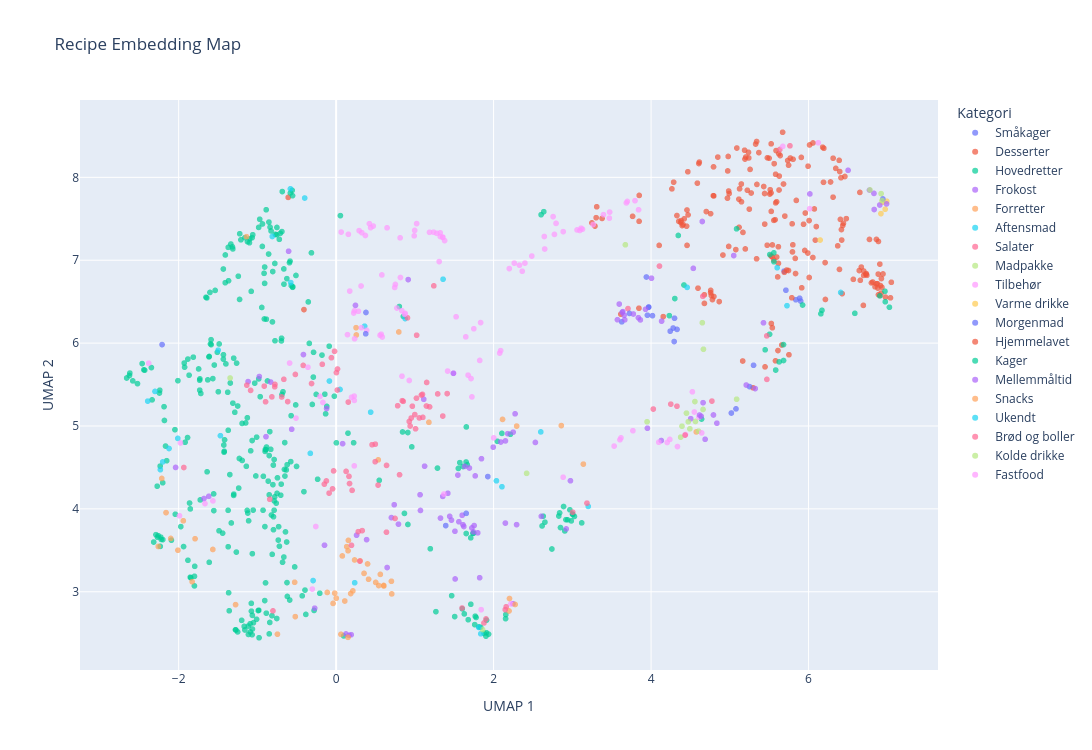

Notebook source saved alongside this figure:
### Code cell
categories = [slug_to_category.get(slug, "Ukendt") for slug in ids]

fig = px.scatter(
    x=coords[:, 0],
    y=coords[:, 1],
    color=categories,
    hover_name=titles,
    hover_data={"id": ids, "category": categories},
    title="Recipe Embedding Map",
    labels={"x": "UMAP 1", "y": "UMAP 2", "color": "Kategori"},
    opacity=0.7,
    width=1100,
    height=750,
)
fig.update_traces(marker=dict(size=6))
fig.show()

### Figure 1 — Plotly figure (JSON) as saved in the notebook; plotly's stock layout.template omitted (floating-point values rounded to 4 significant figures; data arrays with more than 128 entries replaced by an {"elided": "..."} marker saying what was removed)
{"data": [{"customdata": [["fedtebrod-med-romglasur", "Småkager"], ["3-nemme-smakager-med-", "Småkager"], ["kransekage-sandwich", "Småkager"], ["peberkager", "Småkager"], ["specier", "Småkager"]], "hovertemplate": "<b>%{hovertext}</b><br><br>Kategori=Småkager<br>UMAP 1=%{x}<br>UMAP 2=%{y}<br>id=%{customdata[0]}<br>category=%{customdata[1]}<extra></extra>", "hovertext": ["Fedtebrød ", "Småkagedej", "Kransekage-sandwich", "Sprøde peberkager", "Specier"], "legendgroup": "Småkager", "marker": {"color": "#636efa", "opacity": 0.7, "size": 6, "symbol": "circle"}, "mode": "markers", "name": "Småkager", "showlegend": true, "type": "scattergl", "x": [5.9, 5.839, 5.688, 5.887, 5.712], "xaxis": "x", "y": [6.507, 6.523, 6.868, 6.542, 6.638], "yaxis": "y"}, {"customdata": {"elided": "196x2 str values"}, "hovertemplate": "<b>%{hovertext}</b><br><br>Kategori=Desserter<br>UMAP 1=%{x}<br>UMAP 2=%{y}<br>id=%{customdata[0]}<br>category=%{customdata[1]}<extra></extra>", "hovertext": {"elided": "196 str values"}, "legendgroup": "Desserter", "marker": {"color": "#EF553B", "opacity": 0.7, "size": 6, "symbol": "circle"}, "mode": "markers", "name": "Desserter", "showlegend": true, "type": "scattergl", "x": {"elided": "196 float values"}, "xaxis": "x", "y": {"elided": "196 float values"}, "yaxis": "y"}, {"customdata": {"elided": "344x2 str values"}, "hovertemplate": "<b>%{hovertext}</b><br><br>Kategori=Hovedretter<br>UMAP 1=%{x}<br>UMAP 2=%{y}<br>id=%{customdata[0]}<br>category=%{customdata[1]}<extra></extra>", "hovertext": {"elided": "344 str values"}, "legendgroup": "Hovedretter", "marker": {"color": "#00cc96", "opacity": 0.7, "size": 6, "symbol": "circle"}, "mode": "markers", "name": "Hovedretter", "showlegend": true, "type": "scattergl", "x": {"elided": "344 float values"}, "xaxis": "x", "y": {"elided": "344 float values"}, "yaxis": "y"}, {"customdata": {"elided": "66x2 str values"}, "hovertemplate": "<b>%{hovertext}</b><br><br>Kategori=Frokost<br>UMAP 1=%{x}<br>UMAP 2=%{y}<br>id=%{customdata[0]}<br>category=%{customdata[1]}<extra></extra>", "hovertext": ["Sushi bowl", "Skinkepita med ærter", "Osteboller ", "Tunfrikadeller", "Banh Mi sandwich", "Æggekage med linser og koriander", "Toast a la croque monsieur", "Svampedeller", "Filodejspakker med æg og spinat", "Gözleme - fyldte tyrkiske fladbrød", "Kikærte-spread", "Svinemørbrad i ovn", "Stegte sild i eddike", "Sushi bowl med chilibagt laks", "Champignontærte", "Frokosttærte", "Panini", "Hytteost med syltede grøntsager", "Avocadomad", "Hasselback rodfrugter", "Sprøde majs fritters", "Ostemad med æble og timian", "Smørrebrødstapas med rejer og mango", "Toast med ost og skinke", "Rugbrødstoast med bagt avocado og æg", "Ørred og æggestand", "Croque monsieur", "Omelet", "Paneer sandwich", "Spinatpie", "Skinkesalat", "Burgerboller med hytteost", "Falafel wrap", "Quinoa bowl", "Brunede kartofler i ovn", "Djævleæg", "Frikadeller", "Grove horn med skinke og ost", "Sødt rugbrød med mandler og tranebær", "Scrambled æg med hytteost", "Små ostesouffléer", "Rejesalat i pitabrød", "Wraps med røget mørbrad", "Grøntsagsfrikadeller med tomatsalsa og dip", "Grønlangkål", "Leftover toast", "Thaiinspireret ostemad ", "Tærte med ost og tomater", "Pizza med skinke, chili og oliven", "Svampebøffer", "Veggetoast", "Bento box", "Krydret squash toast", "Porretærte med bacon", "Tortilla wrap", "Mini pizzaer", "Oksefrikadeller ", "Kyllingeburger med ost", "Kyllingesandwich med karrydressing", "Sandwichbrød", "Kyllingesandwich med cæsarmayo, syltede rødløg og sprøde ostechips", "Bowl med hytteost, avocado og chiliolie", "Ovnbagt æggekage med hytteost, skinke og spinat", "Burger med spidskålssalat og krydret hytteost", "Waldorfsalat", "Pizzatoast"], "legendgroup": "Frokost", "marker": {"color": "#ab63fa", "opacity": 0.7, "size": 6, "symbol": "circle"}, "mode": "markers", "name": "Frokost", "showlegend": true, "type": "scattergl", "x": [0.1641, 0.702, 3.953, -0.1474, -2.039, 1.635, 1.724, -1.678, 1.846, 1.995, 0.2598, -0.6035, -0.2723, 0.1917, 2.18, 2.248, 2.15, 1.123, 1.326, -0.4152, 2.246, 1.559, 0.6478, 1.744, 1.601, 1.354, 1.753, 1.767, 1.442, 2.091, 0.7379, 4.504, 1.511, 1.066, 0.2456, 1.419, -0.8905, 4.129, 4.836, 1.546, 2.531, 0.3871, 0.7918, 0.08244, 0.9153, 1.799, 1.509, 2.15, 2.923, -1.617, 1.622, 0.1245, 1.611, 2.273, 1.823, 2.606, -0.5642, -0.832, -1.118, 4.686, -0.9754, 1.071, 1.693, -0.121, 1.113, 2.292], "xaxis": "x", "y": [2.475, 3.895, 4.973, 3.561, 4.5, 4.512, 3.77, 4.125, 4.605, 4.744, 3.682, 7.108, 2.801, 2.482, 4.908, 4.925, 3.828, 4.515, 3.889, 5.862, 2.856, 3.845, 3.292, 3.722, 3.923, 4.151, 3.799, 4.398, 3.91, 4.807, 4.05, 5.088, 3.154, 4.17, 6.455, 4.188, 4.871, 4.825, 5.034, 4.408, 4.802, 3.629, 3.815, 4.787, 6.766, 3.711, 3.73, 4.82, 3.758, 4.151, 3.787, 2.491, 3.808, 5.147, 3.169, 3.91, 4.961, 5.531, 5.536, 4.84, 5.597, 3.981, 4.493, 5.21, 5.322, 3.81], "yaxis": "y"}, {"customdata": [["champignonsuppe", "Forretter"], ["smorstegt-brod-med-gronkalschips-og-rogn", "Forretter"], ["bedecarpaccio-med-gedeostcreme", "Forretter"], ["asparges-med-rogn-vinaigrette-og-pocherede-ag", "Forretter"], ["fjordrejer-med-dildmayo", "Forretter"], ["solsikkebrod", "Forretter"], ["muslingesuppe", "Forretter"], ["tapas-til-nytar", "Forretter"], ["bruschetta", "Forretter"], ["tantanmen-ramen", "Forretter"], ["gravad-laks-med-citronrasp-og-sennepscreme", "Forretter"], ["sprode-kartoffelvafler", "Forretter"], ["persillesuppe-til-forret", "Forretter"], ["blinis-med-stenbiderrogn", "Forretter"], ["jomfruhummerhaler-x-2", "Forretter"], ["rimmet-torsk-med-jordskokker", "Forretter"], ["hvide-asparges-i-egen-lage-med-kold-rygeost", "Forretter"], ["tunfiskemousse", "Forretter"], ["roget-hellefisk-i-kalvebouillon", "Forretter"], ["grillet-fennikel-med-smor-revet-ost-og-ristede-nodder", "Forretter"], ["nachos-med-ost", "Forretter"], ["ceviche", "Forretter"], ["tapas-skeer", "Forretter"], ["roget-lammekod-med-jordskoksalat-", "Forretter"], ["kyllingelevermousse-med-portvinssky", "Forretter"], ["blomkalsblinis-med-citronsyltede-rodlog-og-kaviar", "Forretter"], ["gratinerede-osters-med-strimlet-gront", "Forretter"], ["rejesalat-med-asparges", "Forretter"], ["artiskokker-med-mild-ostecreme", "Forretter"], ["aspargessuppe", "Forretter"], ["fiskefilet-med-ansjos-mayo", "Forretter"], ["majskolber-med-koriandersmor", "Forretter"], ["salte-ableskiver-med-ostefyld", "Forretter"], ["laksesalat", "Forretter"], ["sushi-dogs", "Forretter"], ["miso-suppe", "Forretter"], ["ristet-brod-med-krydrede-kantareller", "Forretter"], ["kold-artesuppe-med-rejer-og-brus", "Forretter"], ["artesuppe-med-linsetopping", "Forretter"], ["3-slags-laks", "Forretter"], ["couscoussalat-med-avocado", "Forretter"], ["nuggets-i-airfryer", "Forretter"], ["lakseruller", "Forretter"], ["maki-sushi", "Forretter"], ["ceviche-med-rejer", "Forretter"], ["tapas-med-roget-fisk-og-foie-gras", "Forretter"], ["laksetatar", "Forretter"], ["jordskokkesuppe-med-torsk", "Forretter"], ["sprode-pastaskaller-med-flyvefiskerogn", "Forretter"], ["hjemmelavet-gravad-laks", "Forretter"]], "hovertemplate": "<b>%{hovertext}</b><br><br>Kategori=Forretter<br>UMAP 1=%{x}<br>UMAP 2=%{y}<br>id=%{customdata[0]}<br>category=%{customdata[1]}<extra></extra>", "hovertext": ["Champignonsuppe", "Smørstegt brød med grønkålschips og rogn", "Bedecarpaccio med gedeostcreme", "Asparges med rogn-vinaigrette og pocherede æg", "Fjordrejer med dildmayo", "Solsikkebrød", "Muslingesuppe", "Tapas til nytår", "Bruschetta", "Cremet ramen", "Gravad laks med citronrasp og sennepscreme", "Kartoffelvafler", "Persillesuppe ", "Blinis med stenbiderrogn", "Jomfruhummerhaler x 2", "Rimmet torsk med jordskokker", "Hvide asparges i krydret lage med rygeostcreme", "Tunmousse", "Røget hellefisk i kalvebouillon", "Grillet fennikel med smør, revet ost og ristede nødder", "Nachos med ost", "Ceviche", "Tapas-skeer", "Røget lammekød med jordskokkesalat ", "Kyllingelevermousse med portvinssky", "Blomkålsblinis med citronsyltede rødløg og kaviar", "Gratinerede østers med strimlet grønt", "Rejesalat med asparges", "Artiskokker med mild ostecreme", "Aspargessuppe", "Fiskefilet med ansjos-mayo", "Majskolber med koriandersmør", "Salte æbleskiver med ostefyld", "Laksesalat", "Sushi dogs", "Misosuppe", "Ristet brød med krydrede kantareller", "Kold ærtesuppe med rejer og brus", "Ærtesuppe med linsetopping ", "3 slags laks", "Couscoussalat med avocado", "Nuggets i airfryer", "Lakseruller", "Maki sushi", "Ceviche med rejer", "Tapas med røget fisk og foie gras", "Laksetatar", "Jordskokkesuppe med torsk", "Sprøde pastaskaller med flyvefiskerogn", "Gravad laks med rævesauce"], "legendgroup": "Forretter", "marker": {"color": "#FFA15A", "opacity": 0.7, "size": 6, "symbol": "circle"}, "mode": "markers", "name": "Forretter", "showlegend": true, "type": "scattergl", "x": [-1.941, 0.5616, 1.178, 0.3047, 0.1515, 4.574, -1.566, 0.7019, 2.86, -2.214, 0.002157, 0.2531, -2.1, 0.5403, 0.0788, -1.277, 0.1345, 0.2347, -0.5187, 0.7961, 2.202, 0.1098, 0.6036, -0.5265, -1.138, 0.7063, 0.3544, 0.1562, 2.114, -1.791, -0.7452, 2.196, 2.293, -0.1126, 0.1511, -2.16, 0.3992, -2.009, -2.259, -0.03883, 0.5349, 0.2569, 0.1849, 0.06112, 0.412, 0.6059, 0.2127, -1.829, 0.5025, -0.0178], "xaxis": "x", "y": [3.856, 3.21, 5.044, 3.372, 3.495, 4.928, 3.51, 3.126, 5.005, 4.367, 2.922, 6.186, 3.643, 3.075, 3.432, 2.845, 3.544, 3.383, 2.7, 6.134, 2.918, 2.888, 3.076, 3.114, 7.284, 2.974, 3.222, 3.62, 5.079, 3.64, 2.488, 2.768, 4.999, 2.991, 2.45, 3.955, 3.336, 3.501, 3.546, 2.859, 4.592, 6.098, 2.978, 2.486, 3.151, 3.07, 3.01, 3.121, 3.113, 2.983], "yaxis": "y"}, {"customdata": [["linsepandekager", "Aftensmad"], ["bagekartoffel-i-airfryer", "Aftensmad"], ["vegetarisk-enchiladas", "Aftensmad"], ["grillede-auberginer", "Aftensmad"], ["rodbedeboffer1", "Aftensmad"], ["kyllingelasagne", "Aftensmad"], ["kikarteboffer", "Aftensmad"], ["grillet-blomkal-med-gremolata", "Aftensmad"], ["flanksteak1", "Aftensmad"], ["grillspyd", "Aftensmad"], ["andebryst-med-bagte-abler-log-og-sprodstegt-svar", "Aftensmad"], ["cote-de-boeuf", "Aftensmad"], ["bao-med-chilistegt-kylling", "Aftensmad"], ["risengrod-i-ovn", "Aftensmad"], ["madpandekager", "Aftensmad"], ["rodkal", "Aftensmad"], ["fyldte-peberfrugter1", "Aftensmad"], ["grillet-laks", "Aftensmad"], ["koldhavet-pizzadej", "Aftensmad"]], "hovertemplate": "<b>%{hovertext}</b><br><br>Kategori=Aftensmad<br>UMAP 1=%{x}<br>UMAP 2=%{y}<br>id=%{customdata[0]}<br>category=%{customdata[1]}<extra></extra>", "hovertext": ["Linsepandekager", "Bagekartoffel i airfryer", "Vegetarisk enchiladas ", "Grillede auberginer", "Rødbedebøffer", "Kyllingelasagne ", "Krydrede kikærtebøffer", "Grillet blomkål med gremolata", "Flanksteak", "Grillspyd", "Andebryst med bagte æbler, løg og sprødstegt svær", "Cote de boeuf", "Bao med chilistegt kylling", "Risengrød i ovn", "Madpandekager ", "Hjemmelavet rødkål", "Fyldte peberfrugter", "Grillet laks", "Koldhævet pizzadej"], "legendgroup": "Aftensmad", "marker": {"color": "#19d3f3", "opacity": 0.7, "size": 6, "symbol": "circle"}, "mode": "markers", "name": "Aftensmad", "showlegend": true, "type": "scattergl", "x": [2.036, 0.3616, 1.837, 0.04978, 0.4386, -1.47, -2.3, 0.8767, -0.5755, -0.08512, -0.5807, -0.8112, -2.122, 4.458, 2.106, 1.358, -0.3276, -0.2925, 3.202], "xaxis": "x", "y": [4.338, 6.204, 2.493, 5.441, 5.167, 4.883, 5.417, 6.296, 6.73, 5.542, 7.862, 7.287, 4.728, 6.672, 4.267, 6.771, 4.67, 3.135, 4.03], "yaxis": "y"}, {"customdata": {"elided": "78x2 str values"}, "hovertemplate": "<b>%{hovertext}</b><br><br>Kategori=Salater<br>UMAP 1=%{x}<br>UMAP 2=%{y}<br>id=%{customdata[0]}<br>category=%{customdata[1]}<extra></extra>", "hovertext": ["Salat med oksekød og bacon", "Quinoasalat med granatæblekerner", "Tunsalat", "Mexicansk pastasalat", "Lun græsk kartoffelsalat", "Hakkebøffer og grillet græsk salat", "Sprød salat med røget laks og hytteost", "Salat med røget kylling og kikærter", "Kartoffelsalat med grillede jordbær", "Blomkålssalat", "Rødkålssalat med vindruer og valnødder", "Æblesalat", "Grov nudelsalat med ost og grønt", "Coleslaw", "Bagt butternut med hot honey", "Frikadeller af kylling med kulørt salat", "Melonsalsa", "Coleslaw af rødkål, rødbeder og granatæblekerner", "Lammemørbrad og perlespeltsalat", "Spaghetti Carbonara med fløde", "Kyllingesalat og hvidløgsbrød med ost", "Mexican corn salad", "Nudelsalat", "Blomkålscouscous", "Melonsalat", "Skaldyrssalat", "Sprød salat med granatæble og salatost", "Quinoasalat", "Rødbedequinoa ", "Gulerodssalat med hasselnødder", "Rygeostsalat", "Frokostsalat", "Rødbedesalat med quinoa og myntefløde", "Kartoffelsalat med røget kylling", "Abemad ", "Appelsin- og gulerodssalat", "Frugtsalat med råcreme", "Köpoglu - tyrkisk salat med aubergine og peberfrugt", "Græsk salat", "Salat med nudler og nektariner", "Tabbouleh", "Asparges- og tomatsalat med sprøde hvidløgscroutoner", "Rejesalat med Rhode island dressing", "Salat med vilde ris, bønner og citron", "Salat med bagte vindruer", "Vindruesalat med løg og persille", "Violsalat med blåskimmel og valnødder", "Pastasalat med grønt", "Salat med kakifrugt ", "Havregrynspandekager med frugtsalat", "Mexicansk tacosalat", "Frugtsalat med ingefær og skyr   ", "Pastasalat", "Kebabpizza ", "Banh Mi salat ", "Hokkaidosalat med hasselnødder og brombær", "Grillede grøntsager med edamamehummus", "Vandmelonsalat med salatost", "Grøn kartoffelsalat", "Italiensk pastasalat", "Kyllingesalat med mælkebøtte", "Skinke med rygeostsalat", "Rødfisk med lun salat", "Salat med kartofler, dild og smilende æg", "Smashed kartoffelsalat", "Sprød gnocchisalat", "Salat med ramsløgsgremolata", "Bønnesalat med mango, nødder og salatost", "Crispy rice græskarsalat", "Rejesalat med mango", "Frisk melonsalat med hyldeblomst og softice", "Frisk tomatsalsa med ristede majs", "Stegte kyllingelår med pastasalat", "Frisk spinatsalat med mynte og salatost", "Tacosalat med sprød kylling", "Salat med kylling, pasta og jordbær ", "Salade Nicoise", "Aspargessalat med perlespelt og kylling"], "legendgroup": "Salater", "marker": {"color": "#FF6692", "opacity": 0.7, "size": 6, "symbol": "circle"}, "mode": "markers", "name": "Salater", "showlegend": true, "type": "scattergl", "x": [0.5327, 0.94, 0.1954, 1.878, 0.01764, -0.3124, 0.6402, -0.6912, -0.418, 1.023, 1.097, 1.083, 0.1701, 1.241, 0.7815, -0.896, 1.41, 1.021, -0.6641, -0.8428, -1.086, 2.148, 0.1634, 0.9062, 1.29, 0.3017, 0.9995, 0.9285, 1.008, 0.9681, 0.6393, 0.8054, 0.9532, -0.7765, 4.107, 1.101, 5.635, 0.1542, 0.003896, 0.1268, 0.4977, -0.1236, 0.2812, -0.6153, 1.057, 1.147, 1.187, -0.0457, 1.15, 4.657, 1.903, 3.707, -0.08928, 3.005, -1.934, 0.8397, 0.01502, 1.354, -0.02014, -0.1495, -0.9128, 0.7481, -0.802, -0.5175, -0.176, -0.03202, -0.05976, 0.4957, 0.8524, 0.3314, 5.763, 2.16, -1.134, 0.4565, 1.6, -0.7798, 0.203, -0.8161], "xaxis": "x", "y": [4.287, 5.0, 3.56, 2.624, 5.687, 5.512, 4.524, 5.35, 5.731, 6.095, 5.382, 5.373, 4.305, 6.691, 5.244, 5.292, 5.391, 5.336, 5.563, 4.116, 5.429, 2.784, 4.392, 6.305, 5.387, 3.37, 5.137, 5.055, 4.966, 5.239, 3.719, 4.412, 5.096, 5.502, 6.929, 5.104, 8.336, 5.288, 5.644, 4.452, 4.781, 4.337, 3.725, 5.294, 5.097, 5.241, 5.231, 4.241, 5.525, 6.565, 2.672, 6.417, 4.19, 3.96, 4.499, 5.305, 5.434, 5.12, 5.901, 4.298, 5.481, 3.884, 2.769, 5.622, 5.744, 4.458, 5.824, 4.569, 5.298, 3.738, 8.38, 2.819, 5.492, 4.774, 2.803, 5.473, 4.223, 5.351], "yaxis": "y"}, {"customdata": [["snurrer-med-pesto", "Madpakke"], ["myslibar", "Madpakke"], ["frugtboller", "Madpakke"], ["reste-vafler", "Madpakke"], ["mysliboller-med-hytteost", "Madpakke"], ["svensk-knakbrod", "Madpakke"], ["madpandekager-med-fyld", "Madpakke"], ["glaserede-kolde-kyllingespyd", "Madpakke"], ["figenpalag", "Madpakke"], ["nemme-kernestykker-med-ske", "Madpakke"], ["knakbrod", "Madpakke"], ["bananbrod-med-havregryn", "Madpakke"], ["gulerodsbrud", "Madpakke"], ["polsehorn", "Madpakke"], ["saftige-rugbrodsboller-med-chokolade", "Madpakke"], ["madpakkeboller-med-squash-gulerodder-og-ost", "Madpakke"], ["koldhavede-boller-med-kefir-og-graskarkerner", "Madpakke"]], "hovertemplate": "<b>%{hovertext}</b><br><br>Kategori=Madpakke<br>UMAP 1=%{x}<br>UMAP 2=%{y}<br>id=%{customdata[0]}<br>category=%{customdata[1]}<extra></extra>", "hovertext": ["Snurrer med pesto", "Myslibar ", "Frugtboller", "Reste-vafler", "Mysliboller med hytteost", "Svensk knækbrød", "Madpandekager med fyld ", "Glaserede kolde kyllingespyd", "Figenpålæg", "Nemme kernestykker med ske", "Knækbrød", "Bananbrød med havregryn", "Gulerodsbrud", "Pølsehorn ", "Saftige rugbrødsboller med chokolade", "Madpakkeboller ", "Koldhævede boller med kefir, kerner og squash "], "legendgroup": "Madpakke", "marker": {"color": "#B6E880", "opacity": 0.7, "size": 6, "symbol": "circle"}, "mode": "markers", "name": "Madpakke", "showlegend": true, "type": "scattergl", "x": [3.949, 4.665, 4.66, 2.419, 4.556, 4.493, 1.86, -1.347, 3.673, 4.45, 4.376, 4.651, 4.564, 4.603, 5.086, 4.393, 4.472], "xaxis": "x", "y": [5.051, 5.926, 5.2, 4.429, 5.295, 4.966, 2.544, 5.579, 7.186, 5.155, 4.865, 6.246, 5.054, 4.938, 5.323, 4.998, 5.052], "yaxis": "y"}, {"customdata": {"elided": "116x2 str values"}, "hovertemplate": "<b>%{hovertext}</b><br><br>Kategori=Tilbehør<br>UMAP 1=%{x}<br>UMAP 2=%{y}<br>id=%{customdata[0]}<br>category=%{customdata[1]}<extra></extra>", "hovertext": ["Hjemmelavet smør", "Blomkålsfad", "Juleskinke med sennepsgratinering", "Börek ", "Focaccia brød", "Syltede rødløg med tranebær", "Æggestand", "Druerelish", "Burgerboller", "Asparges med misosmør", "Mayonnaise", "Ovnbagte rødbeder", "Blommemarmelade", "Syltede tomater ", "Smørsauce med sennep", "Fyldte champignoner", "Thousand Island dressing", "Laks i ovn", "Portobellosauce", "Lassi - sød og salt", "Bechamelsauce", "Fyldte brød med spinat og ost", "Farmordressing", "Pandebrød med nigellafrø", "Grøntsagsfad i ovn", "Ispanak borani - Tyrkisk spinatdip", "Hummus med edamamebønner", "Tigerrejer på spyd", "Glaserede kartofler og rodfrugter", "Maltbrød med kefir og rug", "Autentisk ratatouille", "Syltede svampe", "Ristede kikærter", "Syltede abrikoser", "Agurkesalat", "Råcreme", "Stracciatella ost", "Ajvar-dip", "Flødekartofler", "Stuvede kartofler", "Chutney", "Stikkelsbærmarmelade", "Karamelliseret løgmarmelade til skimmelost", "Appelsin- og abrikosmarmelade", "Rød dressing", "Ramsløgspesto", "Persillesovs", "Croutoner", "Kryddersmør med rosmarin", "Langtidshævet brød", "Goma dressing", "Søde kartoffelfritter i airfryer", "Hvidløgsflutes", "Lemonade", "Rødløgssmør", "Dadler med bacon", "Paprikamandler", "Chimichurri", "Pærechutney med chili", "Rabarberchutney", "Grillede asparges og squash", "Urtedressing med friske krydderurter", "Rødvinssauce", "Syltede grønne tomater", "Syltede blommer", "Blåskimmelost med tranebærkompot", "Ratatouille ", "Pico de gallo", "Nemt ostebrød på grill", "Dijonnaise", "Pommes frites i airfryer", "Bacon i ovn", "Kartofler i airfryer", "Citrondressing", "Æbler med gelé", "Stuvet rosenkål", "Saltkartofler", "Kvæde-tomat kompot", "Karamelliserede figner til ost", "Speltkerner med svampe og spinat", "Krydrede nødder", "Tomattapenade", "Nem tomatsovs", "Semidried cherrytomater", "Ovnbagte grøntsager", "Frosset flødeskum i fire varianter", "Stuvet glaskål", "Chunky chiliolie", "Ost med balsamicomandler og bagt marcipan", "Blomkålsmos", "Blomkålssteaks med oste-gremolata", "Buffetspyd", "Grillpakker med kartofler og oliven", "Hvidløgssauce", "Stuvede porrer", "Edamamebønner", "Sød kartoffelmos med sprød top", "Cremet dip af blå ost", "Dressing med dijonsennep og estragon", "Bearnaise", "Burgerdressing", "Saltkogte kartofler med mojo rojosauce", "Broccolifritter", "Hjemmebagte tortillas", "Hollandaisesauce med fløde", "Boller - til baby", "Flutes", "Spyd med grillet ost", "Rødvinskogte figner", "Rissalat", "Irske boller med kartoffel", "Bagt blomkål", "Hokkaidofritter", "Syltede rødløg ", "Hollandaisesauce", "Nemme ostebrød"], "legendgroup": "Tilbehør", "marker": {"color": "#FF97FF", "opacity": 0.7, "size": 6, "symbol": "circle"}, "mode": "markers", "name": "Tilbehør", "showlegend": true, "type": "scattergl", "x": [1.022, 0.8343, 0.8167, 2.001, 4.098, 2.649, 1.369, 2.773, 4.608, -1.989, 0.9974, 0.8365, 3.699, 2.486, 0.647, -1.565, 1.355, -0.3029, 0.06382, -2.381, 0.3261, 3.769, 1.322, 4.437, -0.5096, 1.725, 1.492, -0.2582, 0.2236, 4.643, -0.1676, 2.328, 1.824, 3.395, 2.2, 5.673, 2.883, 0.2309, 0.1727, 0.3165, 2.644, 3.796, 3.111, 3.474, 1.323, 0.2348, 0.2921, 3.531, 0.9913, 4.335, 1.647, 0.5576, 4.238, 6.014, 0.813, 1.713, 2.077, 1.308, 2.793, 2.755, 0.2298, 1.354, 0.1557, 2.398, 3.686, 3.06, -0.2049, 2.22, 3.618, 1.186, 0.3874, 1.676, 0.3212, 1.278, 3.841, 0.7436, 0.2333, 2.884, 3.264, -1.665, 2.089, 1.835, 1.524, 2.363, -0.3581, 6.124, 0.7527, 1.749, 3.095, 0.7718, 0.8695, -0.5911, 0.1446, 0.372, 0.5809, 1.416, 0.5733, 3.129, 1.238, 0.4225, 1.378, 0.2828, 0.5864, 1.843, 0.4381, 4.524, 4.205, 0.1956, 3.47, 0.2306, 4.55, 0.8774, 0.9286, 2.262, 0.4714, 3.604], "xaxis": "x", "y": [7.442, 6.392, 6.791, 4.856, 4.804, 7.135, 4.179, 7.311, 5.106, 3.916, 7.36, 5.601, 7.709, 7.05, 7.391, 4.096, 7.278, 3.032, 7.34, 5.757, 7.332, 4.943, 7.331, 4.896, 5.095, 5.351, 5.637, 3.787, 6.363, 4.916, 5.284, 6.94, 5.791, 7.55, 6.899, 8.374, 4.382, 5.309, 6.628, 6.689, 7.286, 7.718, 7.386, 7.581, 7.286, 6.052, 7.357, 4.757, 7.294, 4.752, 6.076, 6.094, 4.838, 7.621, 7.27, 5.573, 5.88, 6.984, 7.445, 7.526, 5.361, 7.275, 7.313, 6.965, 7.692, 7.365, 5.357, 2.853, 4.857, 7.337, 6.155, 5.613, 6.186, 7.324, 7.609, 6.671, 6.391, 7.345, 7.431, 4.063, 5.909, 6.248, 6.318, 6.867, 5.709, 8.417, 6.708, 6.173, 7.359, 6.423, 6.348, 5.759, 6.102, 7.299, 6.823, 5.663, 6.107, 7.375, 7.338, 7.441, 7.237, 6.384, 6.074, 2.784, 7.393, 5.412, 4.801, 5.346, 7.507, 4.519, 5.169, 6.358, 5.549, 6.965, 7.412, 4.834], "yaxis": "y"}, {"customdata": [["chokoladeskeer", "Varme drikke"], ["varm-chokolade-med-havredrik", "Varme drikke"], ["chai-latte-med-havredrik", "Varme drikke"], ["irish-coffee", "Varme drikke"], ["glogg-ekstrakt", "Varme drikke"]], "hovertemplate": "<b>%{hovertext}</b><br><br>Kategori=Varme drikke<br>UMAP 1=%{x}<br>UMAP 2=%{y}<br>id=%{customdata[0]}<br>category=%{customdata[1]}<extra></extra>", "hovertext": ["Chokoladeskeer", "Varm chokolade med havredrik", "Chai latte med havredrik ", "Irish coffee", "Gløgg ekstrakt"], "legendgroup": "Varme drikke", "marker": {"color": "#FECB52", "opacity": 0.7, "size": 6, "symbol": "circle"}, "mode": "markers", "name": "Varme drikke", "showlegend": true, "type": "scattergl", "x": [6.919, 6.973, 6.938, 6.994, 6.147], "xaxis": "x", "y": [7.562, 7.615, 7.698, 7.711, 7.244], "yaxis": "y"}, {"customdata": [["kobenhavnerbirkes", "Morgenmad"], ["ag-i-airfryer", "Morgenmad"], ["brunchbrat", "Morgenmad"], ["masalakrydrede-rysteribs", "Morgenmad"], ["iskaffe-med-havredrik", "Morgenmad"], ["chia-oats-med-bar", "Morgenmad"], ["boghvede-crunch", "Morgenmad"], ["hvidlogstomater-med-sprod-parmaskinke", "Morgenmad"], ["tiramisu-overnight-oat", "Morgenmad"], ["sprode-brod-med-perlesukker", "Morgenmad"], ["jordbarmarmelade-med-chiafro", "Morgenmad"], ["sondagstoast-med-chorizo-og-pocheret-ag", "Morgenmad"], ["kokosskyr-bowl-med-chiafro-og-bar", "Morgenmad"], ["havregrod", "Morgenmad"], ["havregrod---til-baby", "Morgenmad"], ["femkornsflagemysli-med-boghvede-og-kiks", "Morgenmad"], ["grod-med-blabar-og-hasselnodder", "Morgenmad"], ["croissanter", "Morgenmad"], ["ra-grod-med-kefir", "Morgenmad"], ["hytteostbowl-med-frugt", "Morgenmad"], ["hash-browns", "Morgenmad"], ["rosinbrod", "Morgenmad"], ["morgenmad-til-de-sma", "Morgenmad"]], "hovertemplate": "<b>%{hovertext}</b><br><br>Kategori=Morgenmad<br>UMAP 1=%{x}<br>UMAP 2=%{y}<br>id=%{customdata[0]}<br>category=%{customdata[1]}<extra></extra>", "hovertext": ["Københavnerbirkes", "Æg i airfryer", "Brunchbræt", "Masalakrydrede rysteribs", "Iskaffe med havredrik", "Chia-oats med bær", "Boghvede crunch", "Hvidløgstomater med sprød parmaskinke", "Tiramisu overnight oats", "Sprøde brød med perlesukker", "Jordbærmarmelade med chiafrø", "Søndagstoast med chorizo og pocheret æg", "Kokosskyr bowl med chiafrø og bær", "Havregrød", "Havregrød - til baby", "Femkornsflagemysli med boghvede og kiks", "Grød med blåbær og hasselnødder", "Croissanter", "Rå grød med kefir", "Eksotisk hytteostbowl med mango", "Hash browns", "Rosinbrød", "Morgenmad til de små"], "legendgroup": "Morgenmad", "marker": {"color": "#636efa", "opacity": 0.7, "size": 6, "symbol": "circle"}, "mode": "markers", "name": "Morgenmad", "showlegend": true, "type": "scattergl", "x": [5.301, 0.3758, 1.392, -2.211, 6.944, 3.97, 4.243, 1.926, 3.968, 5.078, 3.941, 1.652, 3.726, 4.298, 4.281, 4.293, 3.953, 5.251, 4.018, 3.628, 0.3789, 5.02, 4.33], "xaxis": "x", "y": [5.733, 6.112, 3.798, 5.982, 7.739, 6.436, 6.144, 4.39, 6.432, 5.206, 6.798, 3.946, 6.358, 6.3, 6.182, 6.019, 6.337, 5.475, 6.331, 6.257, 6.37, 5.156, 6.165], "yaxis": "y"}, {"customdata": [["hjemmelavet-marcipan", "Hjemmelavet"], ["glaze-med-appelsin-og-roget-paprika", "Hjemmelavet"], ["karameller", "Hjemmelavet"], ["ribsgele", "Hjemmelavet"], ["daddelmarcipan", "Hjemmelavet"]], "hovertemplate": "<b>%{hovertext}</b><br><br>Kategori=Hjemmelavet<br>UMAP 1=%{x}<br>UMAP 2=%{y}<br>id=%{customdata[0]}<br>category=%{customdata[1]}<extra></extra>", "hovertext": ["Hjemmelavet marcipan", "Glaze med appelsin og røget paprika", "Karameller", "Ribsgelé", "Daddelmarcipan"], "legendgroup": "Hjemmelavet", "marker": {"color": "#EF553B", "opacity": 0.7, "size": 6, "symbol": "circle"}, "mode": "markers", "name": "Hjemmelavet", "showlegend": true, "type": "scattergl", "x": [5.523, -0.4084, 6.418, 3.849, 5.56], "xaxis": "x", "y": [7.052, 6.404, 7.37, 7.782, 7.001], "yaxis": "y"}, {"customdata": [["drommekage-fra-brovst", "Kager"], ["kardemommesnurrer", "Kager"], ["marcipanhorn-med-rabarber", "Kager"], ["den-du-ved-nok", "Kager"], ["cremesnegle", "Kager"], ["cremeboller", "Kager"], ["gammeldags-aebleskiver", "Kager"], ["brownie-med-sode-kartofler", "Kager"], ["kringle", "Kager"], ["chokoladekage", "Kager"], ["citronkage", "Kager"], ["citronkage-med-birkes", "Kager"], ["brunsvigersnegle", "Kager"], ["citronmane", "Kager"], ["rensdyr-med-safran", "Kager"], ["peberkagehus", "Kager"], ["franske-vafler", "Kager"], ["berlinere", "Kager"], ["sweet-potato-brownie", "Kager"]], "hovertemplate": "<b>%{hovertext}</b><br><br>Kategori=Kager<br>UMAP 1=%{x}<br>UMAP 2=%{y}<br>id=%{customdata[0]}<br>category=%{customdata[1]}<extra></extra>", "hovertext": ["Drømmekage fra Brovst", "Kardemommesnurrer", "Marcipanhorn med rabarber", "Den du ved nok", "Cremesnegle", "Cremeboller", "Gammeldags æbleskiver", "Brownie med søde kartofler", "Kringle", "Chokoladekage ", "Citronkage", "Citronkage med birkes", "Brunsvigersnegle", "Citronmåne", "Rensdyr med safran", "Peberkagehus", "Franske vafler", "Berlinere", "Sweet potato brownie"], "legendgroup": "Kager", "marker": {"color": "#00cc96", "opacity": 0.7, "size": 6, "symbol": "circle"}, "mode": "markers", "name": "Kager", "showlegend": true, "type": "scattergl", "x": [6.588, 5.583, 5.086, 6.906, 5.627, 5.449, 4.346, 6.975, 5.682, 6.971, 5.559, 5.508, 5.682, 5.56, 6.171, 5.924, 6.157, 5.505, 7.027], "xaxis": "x", "y": [6.36, 5.675, 7.379, 6.57, 5.774, 5.919, 7.299, 6.499, 5.982, 6.625, 7.09, 7.068, 5.79, 6.981, 6.396, 6.459, 6.354, 6.106, 6.433], "yaxis": "y"}, {"customdata": [["grovbirkes-", "Mellemmåltid"], ["skyr-med-ristet-rugbrod-appelsin-og-blabar", "Mellemmåltid"], ["kakaomalk-med-is-og-chokolade", "Mellemmåltid"], ["blabarkoldskal-med-kefir-og-salte-mandelkammerjunkere", "Mellemmåltid"], ["sparkling-koldskal", "Mellemmåltid"], ["frisk-smoothie-med-jordbar-lime-og-ingefar", "Mellemmåltid"], ["julekakao", "Mellemmåltid"], ["mozzarella-sticks", "Mellemmåltid"], ["gron-smoothie-med-havredrik", "Mellemmåltid"], ["kloben---tyske-juleboller", "Mellemmåltid"], ["bagt-brie", "Mellemmåltid"], ["citrontykmalk-med-noddedrys", "Mellemmåltid"], ["chokoladeispinde-med-noddekrymmel", "Mellemmåltid"], ["chokoladebrod-med-kardemomme", "Mellemmåltid"], ["ra-grod-med-skyr-rugflager-og-frugt", "Mellemmåltid"], ["skyrgrod-med-spelt-mango-og-kokos", "Mellemmåltid"], ["greenie-med-skyr-spinat-og-ingefar", "Mellemmåltid"], ["ablepandekager", "Mellemmåltid"], ["overnight-chiagrod-med-granatable", "Mellemmåltid"], ["chokoladeboller", "Mellemmåltid"], ["mokkashake", "Mellemmåltid"], ["ingefarshot", "Mellemmåltid"], ["smoothie-bowl-med-dadler-avocado-og-skyr", "Mellemmåltid"], ["grove-hveder", "Mellemmåltid"], ["gurkemeje-latte", "Mellemmåltid"], ["valnoddeboller", "Mellemmåltid"], ["smoothie-bowl-med-skyr-avocado-og-spinat", "Mellemmåltid"], ["smoothie-bowl-med-mango-og-kiwibar", "Mellemmåltid"], ["varme-hveder", "Mellemmåltid"], ["bonnedip-med-gnavegront", "Mellemmåltid"], ["chokolatte", "Mellemmåltid"], ["speltgrod-med-skovbar-og-skyr", "Mellemmåltid"]], "hovertemplate": "<b>%{hovertext}</b><br><br>Kategori=Mellemmåltid<br>UMAP 1=%{x}<br>UMAP 2=%{y}<br>id=%{customdata[0]}<br>category=%{customdata[1]}<extra></extra>", "hovertext": ["Grovbirkes ", "Skyr med ristet rugbrød, appelsin og blåbær", "Kakaomælk med is og chokolade", "Blåbærkoldskål med kefir og salte mandelkammerjunkere", "Sparkling koldskål", "Frisk smoothie med jordbær, lime og ingefær", "Julekakao", "Mozzarella sticks", "Grøn smoothie med havredrik", "Kløben juleboller", "Bagt brie", "Citrontykmælk med nøddedrys", "Chokoladeispinde med nøddekrymmel", "Chokoladebrød med kardemomme", "Rå grød med skyr, rugflager og frugt", "Skyrgrød med spelt, mango og kokos", "Greenie med skyr, spinat og ingefær", "Æblepandekager", "Overnight laktosefri chiagrød med granatæble", "Chokoladeboller", "Mokkashake", "Ingefærshot", "Smoothie bowl med dadler, avocado og skyr", "Grove hveder", "Gurkemeje latte", "Valnøddeboller", "Smoothie bowl med skyr, avocado og spinat", "Smoothie bowl med mango og kiwibær", "Varme hveder", "Bønnedip med gnavegrønt", "Chokolatte", "Speltgrød med skovbær og skyr "], "legendgroup": "Mellemmåltid", "marker": {"color": "#ab63fa", "opacity": 0.7, "size": 6, "symbol": "circle"}, "mode": "markers", "name": "Mellemmåltid", "showlegend": true, "type": "scattergl", "x": [4.66, 3.775, 6.774, 5.05, 6.017, 3.596, 6.833, 2.976, 3.633, 5.428, 1.465, 4.005, 6.502, 5.323, 3.839, 3.864, 3.657, 4.536, 3.93, 5.209, 6.831, 4.65, 3.642, 4.637, 6.904, 4.615, 3.666, 3.573, 4.792, 1.489, 6.991, 4.133], "xaxis": "x", "y": [5.281, 6.351, 7.847, 7.056, 7.8, 6.471, 7.612, 4.339, 6.371, 6.245, 3.864, 6.783, 8.085, 5.451, 6.306, 6.28, 6.336, 6.902, 6.408, 5.494, 7.806, 7.467, 6.38, 5.117, 7.666, 5.132, 6.281, 6.282, 5.133, 5.635, 7.679, 6.265], "yaxis": "y"}, {"customdata": [["popcorn", "Snacks"], ["ostestanger", "Snacks"]], "hovertemplate": "<b>%{hovertext}</b><br><br>Kategori=Snacks<br>UMAP 1=%{x}<br>UMAP 2=%{y}<br>id=%{customdata[0]}<br>category=%{customdata[1]}<extra></extra>", "hovertext": ["Popcorn", "Ostestænger"], "legendgroup": "Snacks", "marker": {"color": "#FFA15A", "opacity": 0.7, "size": 6, "symbol": "circle"}, "mode": "markers", "name": "Snacks", "showlegend": true, "type": "scattergl", "x": [2.274, 3.14], "xaxis": "x", "y": [2.846, 4.54], "yaxis": "y"}, {"customdata": [["ovnbagt-kylling-i-fad", "Ukendt"], ["rort-tatar", "Ukendt"], ["anderillette", "Ukendt"], ["romkulger-med-sorte-bonner", "Ukendt"], ["tartedej", "Ukendt"], ["kransekagestykker", "Ukendt"], ["mexi-bowl", "Ukendt"], ["karrysuppe-med-gulerodder-og-rode-linser", "Ukendt"], ["koreanske-soya-aeg", "Ukendt"], ["wonton", "Ukendt"], ["flagkage", "Ukendt"], ["chow-mein", "Ukendt"]], "hovertemplate": "<b>%{hovertext}</b><br><br>Kategori=Ukendt<br>UMAP 1=%{x}<br>UMAP 2=%{y}<br>id=%{customdata[0]}<br>category=%{customdata[1]}<extra></extra>", "hovertext": ["Ovnbagt kylling med hvidløg og rosmarin", "Rørt tatar", "Anderillette", "Romkugler med sorte bønner", "Tærtedej", "Kransekagestykker", "Mexi bowl ", "Karrysuppe med gulerødder og røde linser", "Soya æg", "Wonton ", "Flagkage", "Chow mein"], "legendgroup": "Ukendt", "marker": {"color": "#19d3f3", "opacity": 0.7, "size": 6, "symbol": "circle"}, "mode": "markers", "name": "Ukendt", "showlegend": true, "type": "scattergl", "x": [-1.498, 0.2356, -0.3992, 5.726, 2.599, 5.601, 1.813, -2.393, -2.232, -2.203, 6.408, -2.011], "xaxis": "x", "y": [5.915, 3.108, 7.75, 6.452, 4.928, 6.91, 2.569, 5.3, 4.473, 4.566, 6.611, 4.851], "yaxis": "y"}, {"customdata": [["gronne-bagels", "Brød og boller"], ["panini-brod", "Brød og boller"], ["pizzadej", "Brød og boller"], ["juleboller", "Brød og boller"], ["kanelbrod", "Brød og boller"], ["snobrod-hacks", "Brød og boller"], ["farvet-snobrod", "Brød og boller"], ["halloween-burgerboller", "Brød og boller"]], "hovertemplate": "<b>%{hovertext}</b><br><br>Kategori=Brød og boller<br>UMAP 1=%{x}<br>UMAP 2=%{y}<br>id=%{customdata[0]}<br>category=%{customdata[1]}<extra></extra>", "hovertext": ["Grønne bagels", "Panini brød", "Pizzadej", "Juleboller", "Kanelbrød", "Snobrød hacks", "Farvet snobrød", "Halloween burgerboller"], "legendgroup": "Brød og boller", "marker": {"color": "#FF6692", "opacity": 0.7, "size": 6, "symbol": "circle"}, "mode": "markers", "name": "Brød og boller", "showlegend": true, "type": "scattergl", "x": [4.029, 4.432, 3.186, 5.47, 5.471, 4.329, 4.25, 4.773], "xaxis": "x", "y": [5.204, 4.89, 4.069, 6.087, 5.562, 5.239, 5.264, 5.3], "yaxis": "y"}, {"customdata": [["frosne-flodeterninger", "Kolde drikke"], ["karameliskaffe", "Kolde drikke"], ["white-russian", "Kolde drikke"]], "hovertemplate": "<b>%{hovertext}</b><br><br>Kategori=Kolde drikke<br>UMAP 1=%{x}<br>UMAP 2=%{y}<br>id=%{customdata[0]}<br>category=%{customdata[1]}<extra></extra>", "hovertext": ["Frosne flødeterninger", "Karameliskaffe", "White russian"], "legendgroup": "Kolde drikke", "marker": {"color": "#B6E880", "opacity": 0.7, "size": 6, "symbol": "circle"}, "mode": "markers", "name": "Kolde drikke", "showlegend": true, "type": "scattergl", "x": [6.78, 6.933, 6.921], "xaxis": "x", "y": [7.848, 7.72, 7.804], "yaxis": "y"}, {"customdata": [["forarsruller1", "Fastfood"]], "hovertemplate": "<b>%{hovertext}</b><br><br>Kategori=Fastfood<br>UMAP 1=%{x}<br>UMAP 2=%{y}<br>id=%{customdata[0]}<br>category=%{customdata[1]}<extra></extra>", "hovertext": ["Forårsruller "], "legendgroup": "Fastfood", "marker": {"color": "#FF97FF", "opacity": 0.7, "size": 6, "symbol": "circle"}, "mode": "markers", "name": "Fastfood", "showlegend": true, "type": "scattergl", "x": [-1.976], "xaxis": "x", "y": [4.795], "yaxis": "y"}], "layout": {"height": 750, "legend": {"title": {"text": "Kategori"}, "tracegroupgap": 0}, "title": {"text": "Recipe Embedding Map"}, "width": 1100, "xaxis": {"anchor": "y", "domain": [0, 1], "title": {"text": "UMAP 1"}}, "yaxis": {"anchor": "x", "domain": [0, 1], "title": {"text": "UMAP 2"}}}}
